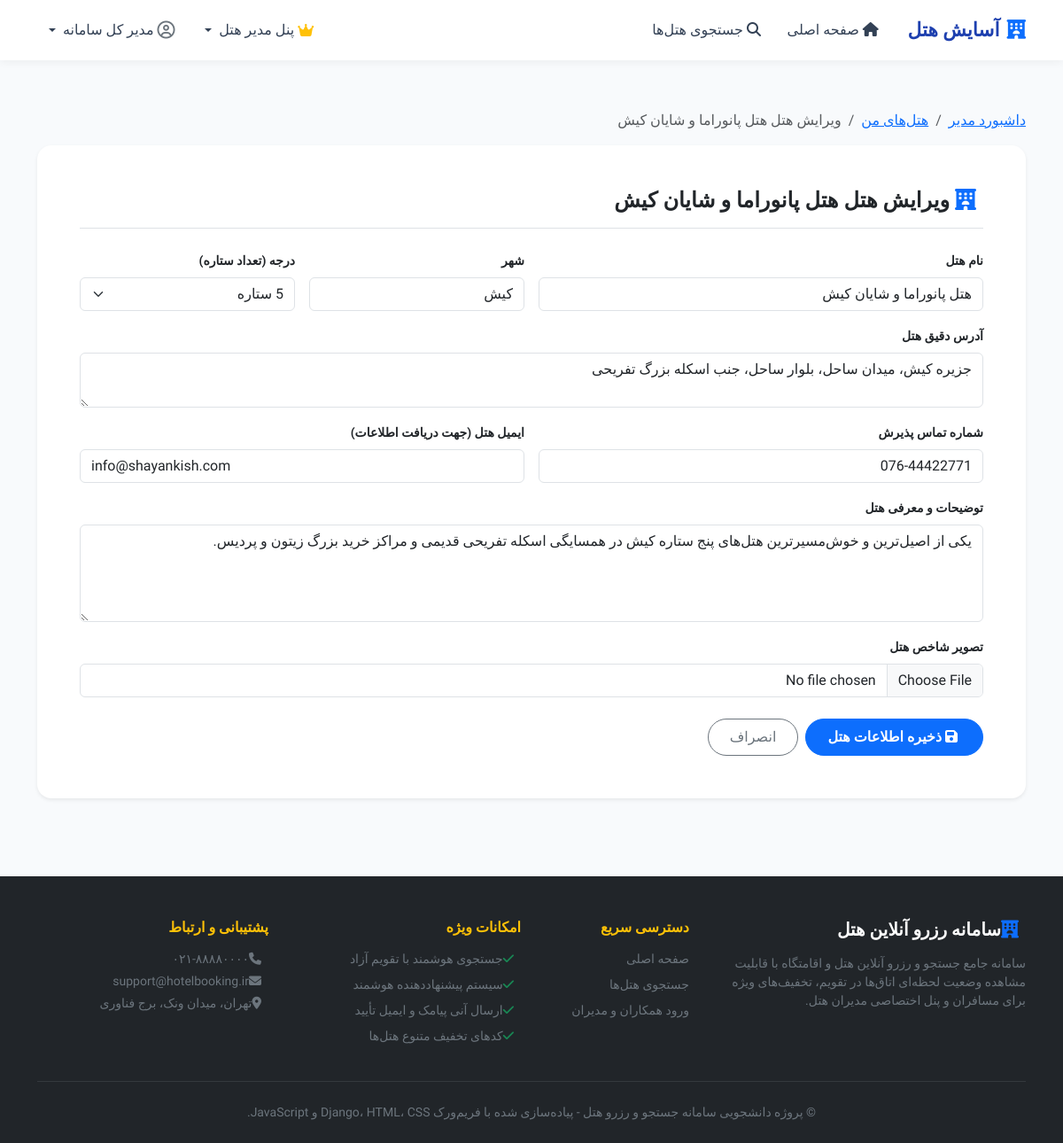
Page /bookings/manager/hotels/20/edit/ (signed in) on the committed database.
### accounts/models.py (models this page shows, shortened)
class User(AbstractUser):
    ROLE_CHOICES = (
        ('customer', 'مشتری / مسافر'),
        ('manager', 'مدیر هتل'),
    )
    role = models.CharField(
        max_length=20,
        choices=ROLE_CHOICES,
        default='customer',
        verbose_name="نقش کاربری"
    )
    phone = models.CharField(
        max_length=20,
        blank=True,
        null=True,
        verbose_name="شماره همراه"
    )
    favorite_city = models.CharField(
        max_length=100,
        blank=True,
        null=True,
        verbose_name="شهر مورد علاقه (جهت پیشنهاد هوشمند)"
    )
    preferred_min_price = models.DecimalField(
        max_digits=12,
        decimal_places=0,
        null=True,
        blank=True,
        verbose_name="حداقل بودجه پیشنهادی (تومان)"
    )
    preferred_max_price = models.DecimalField(
        max_digits=12,
        decimal_places=0,
        null=True,
        blank=True,
        verbose_name="حداکثر بودجه پیشنهادی (تومان)"
    )
    @property
    def is_hotel_manager(self):
        return self.role == 'manager' or self.is_superuser
    @property
    def display_name(self):
        if self.first_name or self.last_name:
            return f"{self.first_name} {self.last_name}".strip()
        return self.username

### hotels/models.py (models this page shows, shortened)
class Hotel(models.Model):
    STAR_CHOICES = [(i, f"{i} ستاره") for i in range(1, 6)]
    manager = models.ForeignKey(
        settings.AUTH_USER_MODEL,
        on_delete=models.CASCADE,
        related_name='hotels',
        verbose_name="مدیر هتل"
    )
    name = models.CharField(max_length=200, verbose_name="نام هتل")
    city = models.CharField(max_length=100, verbose_name="شهر")
    address = models.TextField(verbose_name="آدرس دقیق")
    stars = models.PositiveSmallIntegerField(
        choices=STAR_CHOICES,
        default=3,
        verbose_name="تعداد ستاره"
    )
    description = models.TextField(verbose_name="توضیحات و معرفی هتل")
    phone = models.CharField(max_length=30, verbose_name="شماره تماس پذیرش")
    email = models.EmailField(blank=True, null=True, verbose_name="ایمیل هتل")
    image = models.ImageField(upload_to='hotels/', blank=True, null=True, verbose_name="تصویر شاخص هتل")
    latitude = models.FloatField(default=35.6892, verbose_name="عرض جغرافیایی (Latitude)")
    longitude = models.FloatField(default=51.3890, verbose_name="طول جغرافیایی (Longitude)")
    created_at = models.DateTimeField(auto_now_add=True, verbose_name="تاریخ ثبت")
    class Meta:
        verbose_name = "هتل"
        verbose_name_plural = "هتل‌ها"
        ordering = ['-created_at']

### bookings/views.py (the view)
# urls.py: path('manager/hotels/<int:hotel_id>/edit/', views.manager_hotel_edit_view, name='manager_hotel_edit'),
@login_required
@user_passes_test(is_manager, login_url='accounts:login')
def manager_hotel_edit_view(request, hotel_id):
    hotel = get_object_or_404(Hotel, id=hotel_id)
    if hotel.manager != request.user and not request.user.is_superuser:
        return HttpResponseForbidden()
    if request.method == 'POST':
        form = HotelForm(request.POST, request.FILES, instance=hotel)
        if form.is_valid():
            form.save()
            messages.success(request, f"اطلاعات هتل «{hotel.name}» به‌روزرسانی شد.")
            return redirect('bookings:manager_hotels')
    else:
        form = HotelForm(instance=hotel)
    return render(request, 'bookings/manager/hotel_form.html', {'form': form, 'hotel': hotel, 'title': f'ویرایش هتل {hotel.name}'})

### bookings/views.py (called while the page is built)
def is_manager(user):
    return user.is_authenticated and (user.is_hotel_manager or user.is_superuser)

### templates/bookings/manager/hotel_form.html (shortened to what this page needs)
{% extends 'base.html' %}
{% block content %}
<div class="container py-3">
    <nav aria-label="breadcrumb" class="mb-3">
        <ol class="breadcrumb small">
            <li class="breadcrumb-item"><a href="{% url 'bookings:manager_dashboard' %}">داشبورد مدیر</a></li>
            <li class="breadcrumb-item"><a href="{% url 'bookings:manager_hotels' %}">هتل‌های من</a></li>
            <li class="breadcrumb-item active">{{ title }}</li>
        </ol>
    </nav>
    <div class="card border-0 shadow-sm rounded-4 p-4 p-md-5">
        <h4 class="fw-bold mb-4 border-bottom pb-3">
            <i class="fa-solid fa-hotel text-primary ms-2"></i> {{ title }}
        </h4>
        <form method="post" enctype="multipart/form-data" novalidate>
            <div class="row g-3 mb-3">
                <div class="col-md-6">
                    <label class="form-label small fw-semibold">نام هتل</label>
                    {{ form.name }}
                </div>
                <div class="col-md-3">
                    <label class="form-label small fw-semibold">شهر</label>
                    {{ form.city }}
                </div>
                <div class="col-md-3">
                    <label class="form-label small fw-semibold">درجه (تعداد ستاره)</label>
                    {{ form.stars }}
                </div>
            </div>
            <div class="mb-3">
                <label class="form-label small fw-semibold">آدرس دقیق هتل</label>
                {{ form.address }}
            </div>
            <div class="row g-3 mb-3">
                <div class="col-md-6">
                    <label class="form-label small fw-semibold">شماره تماس پذیرش</label>
                    {{ form.phone }}
                </div>
                <div class="col-md-6">
                    <label class="form-label small fw-semibold">ایمیل هتل (جهت دریافت اطلاعات)</label>
                    {{ form.email }}
                </div>
            </div>
            <div class="mb-3">
                <label class="form-label small fw-semibold">توضیحات و معرفی هتل</label>
                {{ form.description }}
            </div>
            <div class="mb-4">
                <label class="form-label small fw-semibold">تصویر شاخص هتل</label>
                {{ form.image }}
            </div>
            <div class="d-flex gap-2">
                <button type="submit" class="btn btn-primary px-4 py-2 fw-bold rounded-pill">
                    <i class="fa-solid fa-floppy-disk ms-1"></i> ذخیره اطلاعات هتل
                </button>
                <a href="{% url 'bookings:manager_hotels' %}" class="btn btn-outline-secondary px-4 py-2 rounded-pill">
                    انصراف
                </a>
            </div>
        </form>
    </div>
</div>
{% endblock %}

### templates/base.html (shortened to what this page needs)
{% load static %}
<!DOCTYPE html>
<html lang="fa" dir="rtl">
<head>
    <link rel="stylesheet" href="https://cdn.jsdelivr.net/npm/bootstrap@5.3.3/dist/css/bootstrap.rtl.min.css">
    <link rel="stylesheet" href="https://cdnjs.cloudflare.com/ajax/libs/font-awesome/6.5.1/css/all.min.css">
    <link rel="stylesheet" href="{% static 'css/style.css' %}">
    <link rel="stylesheet" href="{% static 'css/persian-datepicker.css' %}">
</head>
<body>
    <nav class="navbar navbar-expand-lg sticky-top">
        <div class="container">
            <a class="navbar-brand" href="{% url 'hotels:home' %}">
                <i class="fa-solid fa-hotel text-primary"></i>
                <span>آسایش هتل</span>
            </a>
            <div class="collapse navbar-collapse" id="navbarContent">
                <ul class="navbar-nav me-auto mb-2 mb-lg-0">
                    <li class="nav-item">
                        <a class="nav-link" href="{% url 'hotels:home' %}">
                            <i class="fa-solid fa-house ms-1"></i> صفحه اصلی
                        </a>
                    </li>
                    <li class="nav-item">
                        <a class="nav-link" href="{% url 'hotels:hotel_list' %}">
                            <i class="fa-solid fa-magnifying-glass ms-1"></i> جستجوی هتل‌ها
                        </a>
                    </li>
                </ul>
                <ul class="navbar-nav ms-auto align-items-lg-center gap-2">
                    {% if user.is_authenticated %}
                        {% if user.is_hotel_manager %}
                            <li class="nav-item dropdown">
                                <a class="nav-link dropdown-toggle btn btn-outline-primary btn-sm px-3 text-primary d-flex align-items-center gap-1" href="#" role="button" data-bs-toggle="dropdown">
                                    <i class="fa-solid fa-crown text-warning"></i>
                                    <span>پنل مدیر هتل</span>
                                </a>
                            </li>
                        {% endif %}
                        <li class="nav-item dropdown">
                            <a class="nav-link dropdown-toggle d-flex align-items-center gap-1" href="#" role="button" data-bs-toggle="dropdown">
                                <i class="fa-regular fa-circle-user fa-lg text-secondary"></i>
                                <span>{{ user.display_name }}</span>
                            </a>
                        </li>
                    {% endif %}
                </ul>
            </div>
        </div>
    </nav>
    <main class="py-4">
        {% block content %}{% endblock %}
    </main>
    <footer class="bg-dark text-white pt-5 pb-4 mt-5">
        <div class="container">
            <div class="row g-4">
                <div class="col-lg-4 col-md-6">
                    <h5 class="fw-bold mb-3"><i class="fa-solid fa-hotel text-primary ms-2"></i>سامانه رزرو آنلاین هتل</h5>
                    <p class="text-secondary small leading-relaxed">
                        سامانه جامع جستجو و رزرو آنلاین هتل و اقامتگاه با قابلیت مشاهده وضعیت لحظه‌ای اتاق‌ها در تقویم، تخفیف‌های ویژه برای مسافران و پنل اختصاصی مدیران هتل.
                    </p>
                </div>
                <div class="col-lg-2 col-md-6">
                    <h6 class="fw-bold mb-3 text-warning">دسترسی سریع</h6>
                    <ul class="list-unstyled small">
                        <li class="mb-2"><a href="{% url 'hotels:home' %}" class="text-secondary text-decoration-none hover-white">صفحه اصلی</a></li>
                        <li class="mb-2"><a href="{% url 'hotels:hotel_list' %}" class="text-secondary text-decoration-none">جستجوی هتل‌ها</a></li>
                        <li class="mb-2"><a href="{% url 'accounts:login' %}" class="text-secondary text-decoration-none">ورود همکاران و مدیران</a></li>
                    </ul>
                </div>
                <div class="col-lg-3 col-md-6">
                    <h6 class="fw-bold mb-3 text-warning">امکانات ویژه</h6>
                    <ul class="list-unstyled small text-secondary">
                        <li class="mb-2"><i class="fa-solid fa-check text-success ms-2"></i>جستجوی هوشمند با تقویم آزاد</li>
                        <li class="mb-2"><i class="fa-solid fa-check text-success ms-2"></i>سیستم پیشنهاددهنده هوشمند</li>
                        <li class="mb-2"><i class="fa-solid fa-check text-success ms-2"></i>ارسال آنی پیامک و ایمیل تأیید</li>
                        <li class="mb-2"><i class="fa-solid fa-check text-success ms-2"></i>کدهای تخفیف متنوع هتل‌ها</li>
                    </ul>
                </div>
                <div class="col-lg-3 col-md-6">
                    <h6 class="fw-bold mb-3 text-warning">پشتیبانی و ارتباط</h6>
                    <p class="text-secondary small mb-1"><i class="fa-solid fa-phone ms-2"></i>۰۲۱-۸۸۸۸۰۰۰۰</p>
                    <p class="text-secondary small mb-1"><i class="fa-solid fa-envelope ms-2"></i>support@hotelbooking.ir</p>
                    <p class="text-secondary small"><i class="fa-solid fa-location-dot ms-2"></i>تهران، میدان ونک، برج فناوری</p>
                </div>
            </div>
            <hr class="border-secondary my-4">
            <div class="text-center text-secondary small">
                © پروژه دانشجویی سامانه جستجو و رزرو هتل - پیاده‌سازی شده با فریم‌ورک Django، HTML، CSS و JavaScript.
            </div>
        </div>
    </footer>
</body>
</html>

### static/css/style.css (style rules this page uses)
:root { --primary-color: #1e40af; --primary-hover: #1d4ed8; --secondary-color: #0d9488; --accent-color: #f59e0b; --bg-light: #f8fafc; --card-shadow: 0 4px 6px -1px rgba(0, 0, 0, 0.08), 0 2px 4px -2px rgba(0, 0, 0, 0.05); --hover-shadow: 0 10px 15px -3px rgba(0, 0, 0, 0.1), 0 4px 6px -4px rgba(0, 0, 0, 0.08); }
body { font-family: 'Vazirmatn', -apple-system, BlinkMacSystemFont, "Segoe UI", Roboto, sans-serif; background-color: var(--bg-light); color: #1e293b; min-height: 100vh; display: flex; flex-direction: column; }
main { flex: 1; }
.navbar { background: #ffffff; box-shadow: 0 2px 10px rgba(0, 0, 0, 0.05); padding: 0.8rem 1rem; }
.navbar-brand { font-weight: 800; font-size: 1.35rem; color: var(--primary-color) !important; display: flex; align-items: center; gap: 0.5rem; }
.nav-link { font-weight: 500; color: #334155 !important; transition: color 0.2s ease; padding: 0.5rem 0.8rem !important; }

### rows in the picture
User: display_name "مدیر کل سامانه"
Hotel: name "هتل پانوراما و شایان کیش", city "کیش", stars "5 ستاره", address "جزیره کیش، میدان ساحل، بلوار ساحل، جنب اسکله بزرگ تفریحی", phone "076-44422771", email "info@shayankish.com", description "یکی از اصیل‌ترین و خوش‌مسیرترین هتل‌های پنج ستاره کیش در همسایگی اسکله تفریحی قدیمی و مراکز خرید بزرگ زیتون و پردیس."

### other values in the picture
{{ title }} "ویرایش هتل هتل پانوراما و شایان کیش"
